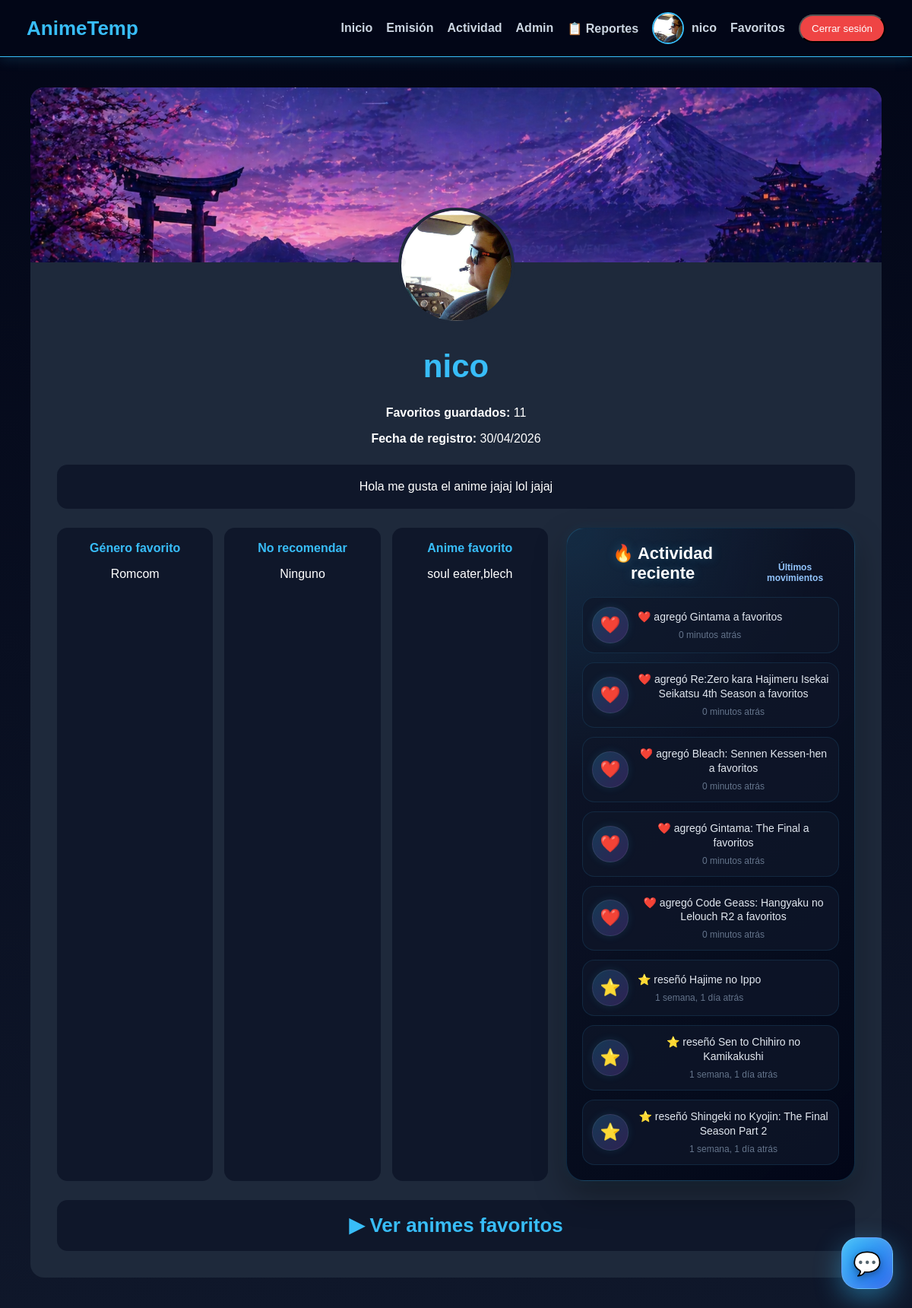
/perfil/2/ (signed in), run on the app's committed database.
### catalogo/models.py (models this page shows, shortened)
class PerfilUsuario(models.Model):
    usuario = models.OneToOneField(User, on_delete=models.CASCADE)
    ROLES_NEXUS = [
    ("usuario", "Usuario"),
    ("vip", "VIP"),
    ("helper", "Helper"),
    ("mod", "Moderador"),
    ("admin", "Admin"),
    ("owner", "Owner"),
   ]
    rol_nexus = models.CharField(
    max_length=20,
    choices=ROLES_NEXUS,
    default="usuario"
    )
    foto_perfil = models.ImageField(
        upload_to="perfiles/fotos/",
        blank=True,
        null=True
    )
    fondo_perfil = models.ImageField(
        upload_to="perfiles/fondos/",
        blank=True,
        null=True
    )
    bio = models.TextField(blank=True, null=True)
    genero_favorito = models.CharField(
        max_length=100,
        blank=True,
        null=True
    )
    genero_no_recomendado = models.CharField(
        max_length=100,
        blank=True,
        null=True
    )
    anime_favorito = models.CharField(
        max_length=200,
        blank=True,
        null=True
    )
    experiencia = models.IntegerField(default=0)
    nivel = models.IntegerField(default=1)
    ultimo_online = models.DateTimeField(
    null=True,
    blank=True
    )

class Resena(models.Model):
    usuario = models.ForeignKey(
        User,
        on_delete=models.CASCADE
    )
    anime = models.ForeignKey(
        Anime,
        on_delete=models.CASCADE,
        related_name="resenas"
    )
    texto = models.TextField()
    puntuacion = models.IntegerField(default=5)
    contiene_spoiler = models.BooleanField(default=False)
    spoiler_reportes = models.IntegerField(default=0)
    fecha = models.DateTimeField(auto_now_add=True)
    class Meta:
        unique_together = ("usuario", "anime")
        ordering = ["-fecha"]

### catalogo/views.py (the view)
# urls.py: path('perfil/<int:usuario_id>/', views.perfil_publico, name='perfil_publico'),
@login_required
def perfil_publico(request, usuario_id):
    usuario_perfil = get_object_or_404(User, id=usuario_id)
    resenas_usuario = (
        Resena.objects
        .filter(usuario=usuario_perfil)
        .select_related("anime")
        .order_by("-fecha")[:5]
    )
    seguimientos_usuario = (
        SeguimientoAnime.objects
        .filter(usuario=usuario_perfil)
        .select_related("anime")
        .order_by("-actualizado_en")[:5]
    )
    favoritos_usuario = (
        Favorito.objects
        .filter(usuario=usuario_perfil)
        .select_related("anime")
        .order_by("-id")[:5]
     )
    actividad_perfil = sorted(
        chain(
            [
                {
                    "tipo": "resena",
                    "texto": f"⭐ reseñó {r.anime.titulo}",
                    "fecha": r.fecha,
                }
                for r in resenas_usuario
            ],
            [
               {
                   "tipo": "seguimiento",
                   "texto": f"📺 empezó {s.anime.titulo}",
                   "fecha": s.actualizado_en,
                }
                for s in seguimientos_usuario
            ],
            [
                {
                    "tipo": "favorito",
                    "texto": f"❤️ agregó {f.anime.titulo} a favoritos",
                    "fecha": timezone.now(),
                }
                for f in favoritos_usuario
            ]
        ),
        key=lambda x: x["fecha"],
        reverse=True
    )[:8]
    perfil_usuario, creado = PerfilUsuario.objects.get_or_create(
        usuario=usuario_perfil
    )
    favoritos = Favorito.objects.filter(usuario=usuario_perfil)
    favoritos_count = favoritos.count()
    return render(
        request,
        "catalogo/perfil_publico.html",
        {
            "usuario_perfil": usuario_perfil,
            "perfil_usuario": perfil_usuario,
            "favoritos": favoritos,
            "favoritos_count": favoritos_count,
            "actividad_perfil": actividad_perfil,
        },
    )

### catalogo/templates/catalogo/perfil_publico.html (shortened to what this page needs)
{% extends "catalogo/base.html" %}
{% block contenido %}
<div class="perfil-card">
    <div class="perfil-fondo"
         style="background-image: url('{% if perfil_usuario.fondo_perfil %}{{ perfil_usuario.fondo_perfil.url }}{% else %}https://images.unsplash.com/photo-1528164344705-47542687000d{% endif %}');">
    </div>
    <div class="perfil-info">
        <img class="perfil-avatar"
             src="{% if perfil_usuario.foto_perfil %}{{ perfil_usuario.foto_perfil.url }}{% else %}https://cdn-icons-png.flaticon.com/512/149/149071.png{% endif %}"
             alt="Foto de perfil">
        <h1>{{ usuario_perfil.username }}</h1>
        <p><strong>Favoritos guardados:</strong> {{ favoritos_count }}</p>
        <p><strong>Fecha de registro:</strong> {{ usuario_perfil.date_joined|date:"d/m/Y" }}</p>
        <div class="perfil-bio">
            {{ perfil_usuario.bio|default:"Este usuario todavía no escribió una bio." }}
        </div>
<div class="perfil-social-layout">
    <div class="perfil-datos">
        <div>
            <strong>Género favorito</strong>
            <p>{{ perfil_usuario.genero_favorito|default:"No definido" }}</p>
        </div>
        <div>
            <strong>No recomendar</strong>
            <p>{{ perfil_usuario.genero_no_recomendado|default:"Ninguno" }}</p>
        </div>
        <div>
            <strong>Anime favorito</strong>
            <p>{{ perfil_usuario.anime_favorito|default:"No definido" }}</p>
        </div>
    </div>
    <div class="perfil-actividad-box">
        <div class="perfil-actividad-header">
            <h3>🔥 Actividad reciente</h3>
            <span>Últimos movimientos</span>
        </div>
        <div class="perfil-actividad-feed">
            {% for actividad in actividad_perfil %}
            <div class="perfil-actividad-item">
                <div class="perfil-actividad-icono">
                    {% if actividad.tipo == "resena" %}
                        ⭐
                    {% elif actividad.tipo == "seguimiento" %}
                        📺
                    {% elif actividad.tipo == "favorito" %}
                        ❤️
                    {% else %}
                        🔥
                    {% endif %}
                </div>
                <div class="perfil-actividad-info">
                    <p>
                        {{ actividad.texto }}
                    </p>
                    <small>
                        {{ actividad.fecha|timesince }} atrás
                    </small>
                </div>
            </div>
            {% empty %}
            <p class="perfil-actividad-vacio">
                Este usuario todavía no tiene actividad reciente.
            </p>
            {% endfor %}
        </div>
    </div>
</div>
        <button type="button" class="perfil-toggle-btn" onclick="toggleFavoritosPublicos()">
             ▶ Ver animes favoritos
        </button>
    </div>
</div>
{% endblock %}

### catalogo/templates/catalogo/base.html (shortened to what this page needs)
<!DOCTYPE html>
<html lang="es">
{% load static %}
<head>
    <link rel="stylesheet" href="{% static 'css/nexus.css' %}">
</head>
<body>
    <nav class="navbar">
    <div class="logo">
        <a href="{% url 'inicio' %}">AnimeTemp</a>
    </div>
    <div class="nav-links">
        <a href="{% url 'inicio' %}">Inicio</a>
        <a href="{% url 'emision' %}">Emisión</a>
        <a href="{% url 'actividad_social' %}">
         Actividad
        </a>
        {% if user.is_staff %}
            <a href="/admin/">Admin</a>
            <a href="{% url 'panel_reportes' %}">📋 Reportes</a>
        {% endif %}
        {% if user.is_authenticated %}
        <a href="{% url 'perfil' %}" class="perfil-link">
        {% if user.perfilusuario.foto_perfil %}
<img
    src="{{ user.perfilusuario.foto_perfil.url }}"
    alt="Perfil"
    class="perfil-img"
    onerror="this.src='https://cdn-icons-png.flaticon.com/512/149/149071.png'">
{% else %}
<img
    src="https://cdn-icons-png.flaticon.com/512/149/149071.png"
    alt="Perfil"
    class="perfil-img"
    onerror="this.src='https://cdn-icons-png.flaticon.com/512/149/149071.png'">
{% endif %}
         <span>{{ user.username }}</span>
        </a>
             <a href="{% url 'favoritos' %}">Favoritos</a>
             <form method="POST" action="{% url 'logout' %}" style="display:inline;">
               <button type="submit" class="logout-btn">
                 Cerrar sesión
                   </button>
                   </form>
         {% else %}
             <a href="{% url 'registro' %}">Registro</a>
             <a class="login-btn" href="{% url 'login' %}">Login</a>
        {% endif %}
        </div>
    </nav>
    <main class="main-content">
    {% block contenido %}
    {% endblock %}
    </main>
    {% if user.is_authenticated %}
    <div class="anime-panel-button" onclick="toggleAnimePanel()">
        <div class="nexus-icon">💬</div>
    </div>
    {% endif %}
</body>
</html>

### data on the page
PerfilUsuario: fondo_perfil (picture), foto_perfil (picture), bio "Hola me gusta el anime jajaj lol jajaj", genero_favorito "Romcom", genero_no_recomendado "Ninguno", anime_favorito "soul eater,blech"
Resena: fecha "1 semana, 1 día"
Resena: fecha "1 semana, 1 día"
Resena: fecha "1 semana, 1 día"

### other printed values
{{ user.username }} "nico"
{{ usuario_perfil.username }} "nico"
{{ favoritos_count }} "11"
{{ usuario_perfil.date_joined|date:"d/m/Y" }} "30/04/2026"
{{ actividad.texto }} "❤️ agregó Gintama a favoritos" "❤️ agregó Re:Zero kara Hajimeru Isekai Seikatsu 4th Season a favoritos" "❤️ agregó Bleach: Sennen Kessen-hen a favoritos" "❤️ agregó Gintama: The Final a favoritos" "❤️ agregó Code Geass: Hangyaku no Lelouch R2 a favoritos" "⭐ reseñó Hajime no Ippo" "⭐ reseñó Sen to Chihiro no Kamikakushi" "⭐ reseñó Shingeki no Kyojin: The Final Season Part 2"
{{ actividad.fecha|timesince }} "0 minutos" "0 minutos" "0 minutos" "0 minutos" "0 minutos"
